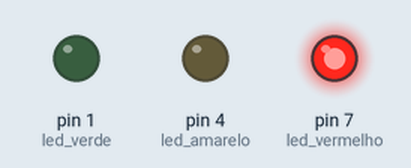
Bench run of a sketch on a simulated Arduino Uno, built with avr-gcc and run on an emulated ATmega328P. On the bench: output pins drawn as LEDs (lit = HIGH).

Above: at 1.0 s.
At 3.0 s:
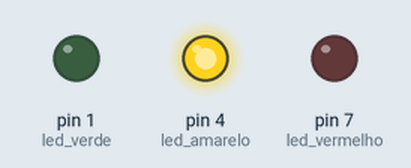
At 5.0 s:
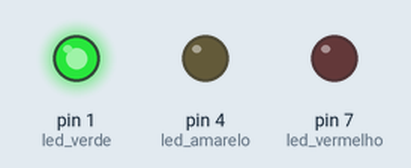
Timing chart, 0 to 7.8 s (numbered marks = the images above):
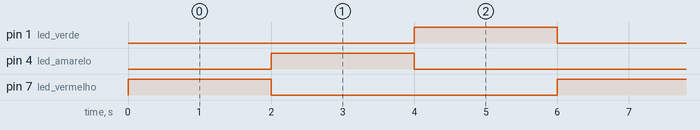

The sketch:

Semaphore.ino
```cpp
int led_vermelho = 7;
int led_amarelo = 4;
int led_verde = 1;

void setup() {
  pinMode(led_vermelho, OUTPUT);
  pinMode(led_amarelo, OUTPUT);
  pinMode(led_verde, OUTPUT);
}

void loop() {

  digitalWrite(led_vermelho, HIGH);
  delay(2000);
  digitalWrite(led_vermelho, LOW);

  digitalWrite(led_amarelo, HIGH);
  delay(2000);
  digitalWrite(led_amarelo, LOW);

  digitalWrite(led_verde, HIGH);
  delay(2000);
  digitalWrite(led_verde, LOW);

}
```

Measured:
- by itself, pin 1 (led_verde), pin 4 (led_amarelo), pin 7 (led_vermelho): alternates HIGH for 2.0 s and LOW for 4.0 s
- by itself, everything shown: repeats every 6.0 s, in 4 steps
